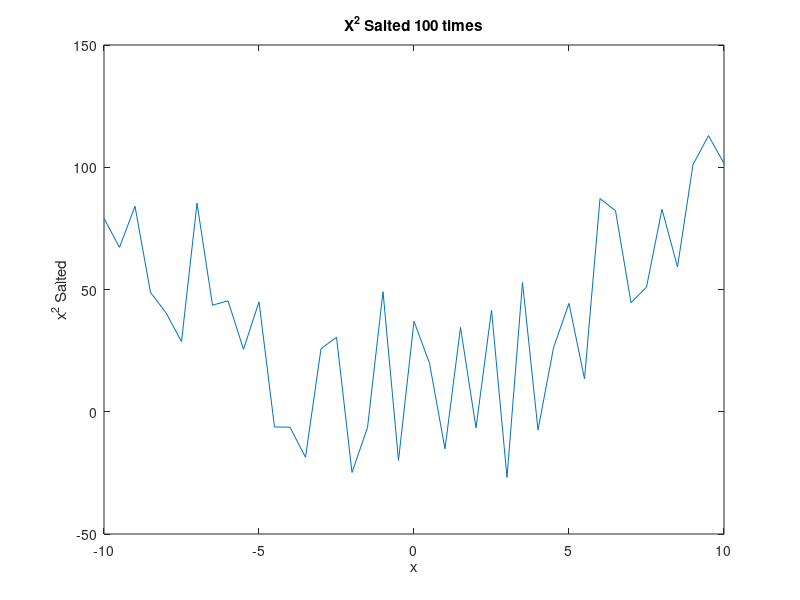

Reproduce this figure in MATLAB.
x = -10:0.5:10;
y = x.^2
saltCount = 100
for smoothCounter = 0:saltCount
  for index = 1:41
    y(:,index) = y(:,index) + 10 * rand() - 5
  endfor
endfor

plot (x, y);
xlabel ("x");
ylabel ("x^2 Salted");
title ("X^2 Salted 100 times");

